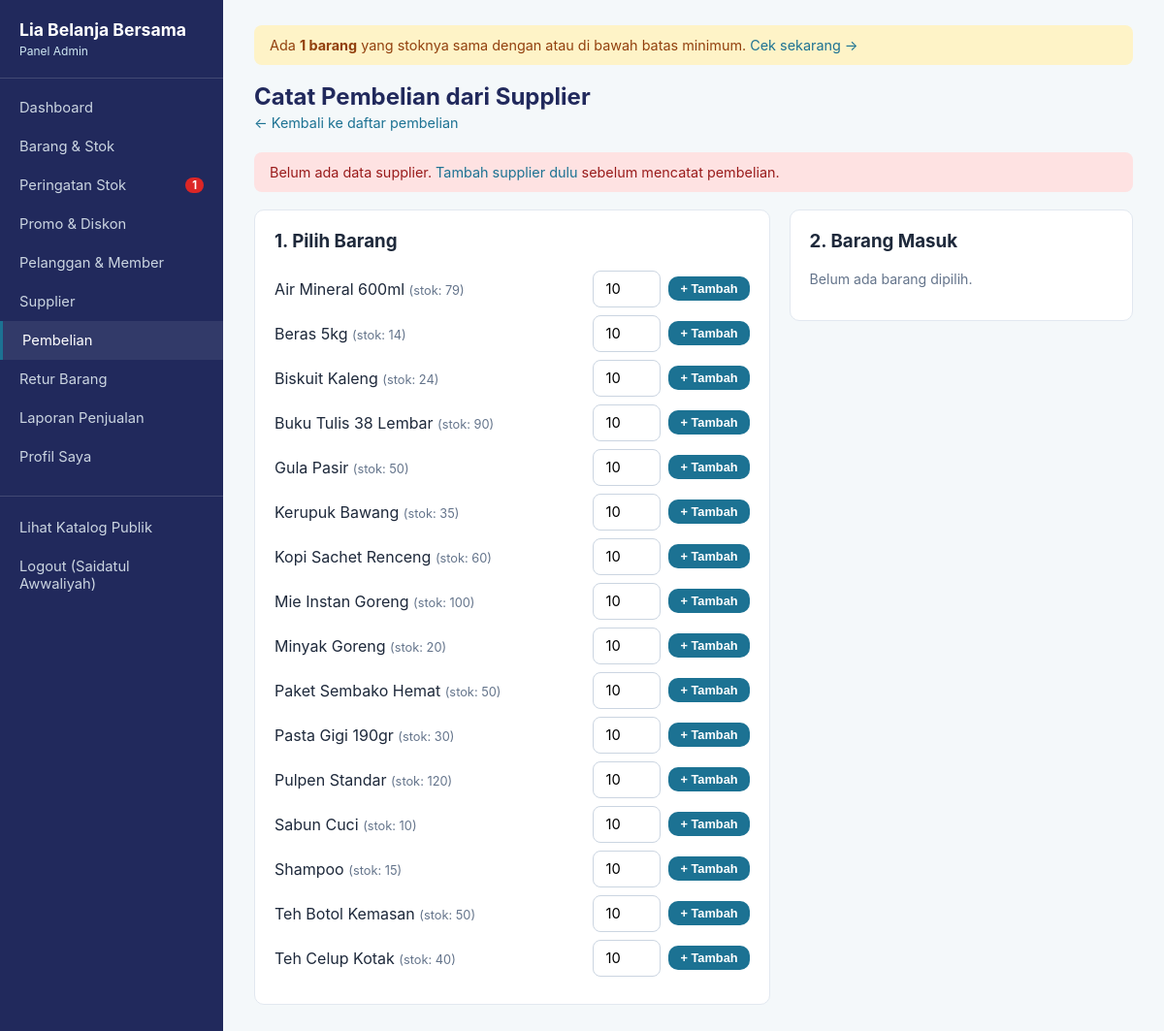
/admin/pembelian_form.php (signed in), run on the app's committed database.
### tables this page shows
CREATE TABLE `barang` (
  `id_barang` int(11) NOT NULL,
  `nama_barang` varchar(50) DEFAULT NULL,
  `id_jenis` int(11) DEFAULT NULL,
  `stok` int(11) DEFAULT NULL,
  `harga_jual` decimal(10,2) DEFAULT NULL,
  `created_at` timestamp NOT NULL DEFAULT current_timestamp(),
  `updated_at` timestamp NOT NULL DEFAULT current_timestamp() ON UPDATE current_timestamp()
);

### includes/functions.php (called while the page is built, shortened)
<?php
function e($str): string {
    return htmlspecialchars((string)$str, ENT_QUOTES, 'UTF-8');
}

### admin/pembelian_form.php (the view, shortened to what this page needs)
<?php
require_once __DIR__ . '/../includes/config.php';
require_once __DIR__ . '/../includes/functions.php';
$supplierList = $pdo->query("SELECT * FROM supplier ORDER BY nama_supplier")->fetchAll();
$barangList = $pdo->query("SELECT id_barang, nama_barang, stok FROM barang WHERE status = 'aktif' ORDER BY nama_barang")->fetchAll();
$cartDetail = [];
require_once __DIR__ . '/../includes/admin_header.php';
?>
<h1>Catat Pembelian dari Supplier</h1>
<p class="subtitle"><a href="pembelian.php">&larr; Kembali ke daftar pembelian</a></p>
<?php if (empty($supplierList)): ?>
  <div class="alert alert-error">Belum ada data supplier. <a href="supplier_form.php">Tambah supplier dulu</a> sebelum mencatat pembelian.</div>
<?php endif; ?>
<div class="pos-layout">
  <div>
    <div class="card">
      <h3 style="margin-top:0;">1. Pilih Barang</h3>
      <?php foreach ($barangList as $b): ?>
        <form method="post" style="display:flex; gap:8px; align-items:center; margin-bottom:8px;">
          <div style="flex:1;"><?= e($b['nama_barang']) ?> <span style="color:var(--muted); font-size:0.8rem;">(stok: <?= (int)$b['stok'] ?>)</span></div>
          <input type="number" name="qty" value="10" min="1" style="width:70px;">
          <button type="submit" class="btn btn-primary btn-sm">+ Tambah</button>
        </form>
      <?php endforeach; ?>
    </div>
  </div>
  <div>
    <div class="card">
      <h3 style="margin-top:0;">2. Barang Masuk</h3>
      <?php if (empty($cartDetail)): ?>
        <p style="color:var(--muted); font-size:0.88rem;">Belum ada barang dipilih.</p>
      <?php endif; ?>
    </div>
  </div>
</div>
<?php require_once __DIR__ . '/../includes/admin_footer.php'; ?>

### assets/css/style.css (style rules this page uses)
:root { --navy: #21295C; --deepblue: #065A82; --teal: #1C7293; --ice: #CFE8F3; --bg: #F4F8FA; --text: #1E293B; --muted: #64748B; --white: #FFFFFF; --danger: #DC2626; --success: #059669; --radius: 10px; }
* { box-sizing: border-box; }
body { margin: 0; font-family: -apple-system, "Segoe UI", Roboto, Arial, sans-serif; background: var(--bg); color: var(--text); }
a { color: var(--teal); text-decoration: none; }
.content h1 { font-size: 1.5rem; color: var(--navy); margin: 0 0 4px; }
.content .subtitle { color: var(--muted); margin: 0 0 22px; font-size: 0.9rem; }
.card { background: var(--white); border: 1px solid #E2E8F0; border-radius: var(--radius); padding: 20px; margin-bottom: 20px; }
.btn { display: inline-block; padding: 8px 16px; border-radius: var(--radius); border: none; cursor: pointer; font-size: 0.88rem; font-weight: 600; text-decoration: none; }
.btn-primary { background: var(--teal); color: var(--white); }
.btn-sm { padding: 5px 12px; font-size: 0.8rem; }
form input, form select, form textarea { width: 100%; padding: 9px 12px; border: 1px solid #CBD5E1; border-radius: 8px; font-size: 0.92rem; font-family: inherit; }
.alert { padding: 12px 16px; border-radius: 8px; margin-bottom: 18px; font-size: 0.9rem; }
.alert-error { background: #FEE2E2; color: #991B1B; }
.pos-layout { display: grid; grid-template-columns: 1.5fr 1fr; gap: 20px; }

### data on the page
barang: nama_barang "Air Mineral 600ml", stok "79"
barang: nama_barang "Beras 5kg", stok "14"
barang: nama_barang "Biskuit Kaleng", stok "24"
barang: nama_barang "Buku Tulis 38 Lembar", stok "90"
barang: nama_barang "Gula Pasir", stok "50"
barang: nama_barang "Kerupuk Bawang", stok "35"
barang: nama_barang "Kopi Sachet Renceng", stok "60"
barang: nama_barang "Mie Instan Goreng", stok "100"
barang: nama_barang "Minyak Goreng", stok "20"
barang: nama_barang "Paket Sembako Hemat", stok "50"
barang: nama_barang "Pasta Gigi 190gr", stok "30"
barang: nama_barang "Pulpen Standar", stok "120"
barang: nama_barang "Sabun Cuci", stok "10"
barang: nama_barang "Shampoo", stok "15"
barang: nama_barang "Teh Botol Kemasan", stok "50"
barang: nama_barang "Teh Celup Kotak", stok "40"

### other printed values
$item['label'] "Dashboard"
$item['label'] "Barang & Stok"
$item['label'] "Peringatan Stok"
$jumlahStokMenipis "1"
$item['label'] "Promo & Diskon"
$item['label'] "Pelanggan & Member"
$item['label'] "Supplier"
$item['label'] "Pembelian"
$item['label'] "Retur Barang"
$item['label'] "Laporan Penjualan"
$item['label'] "Profil Saya"
$_SESSION['nama_karyawan'] "Saidatul Awwaliyah"
